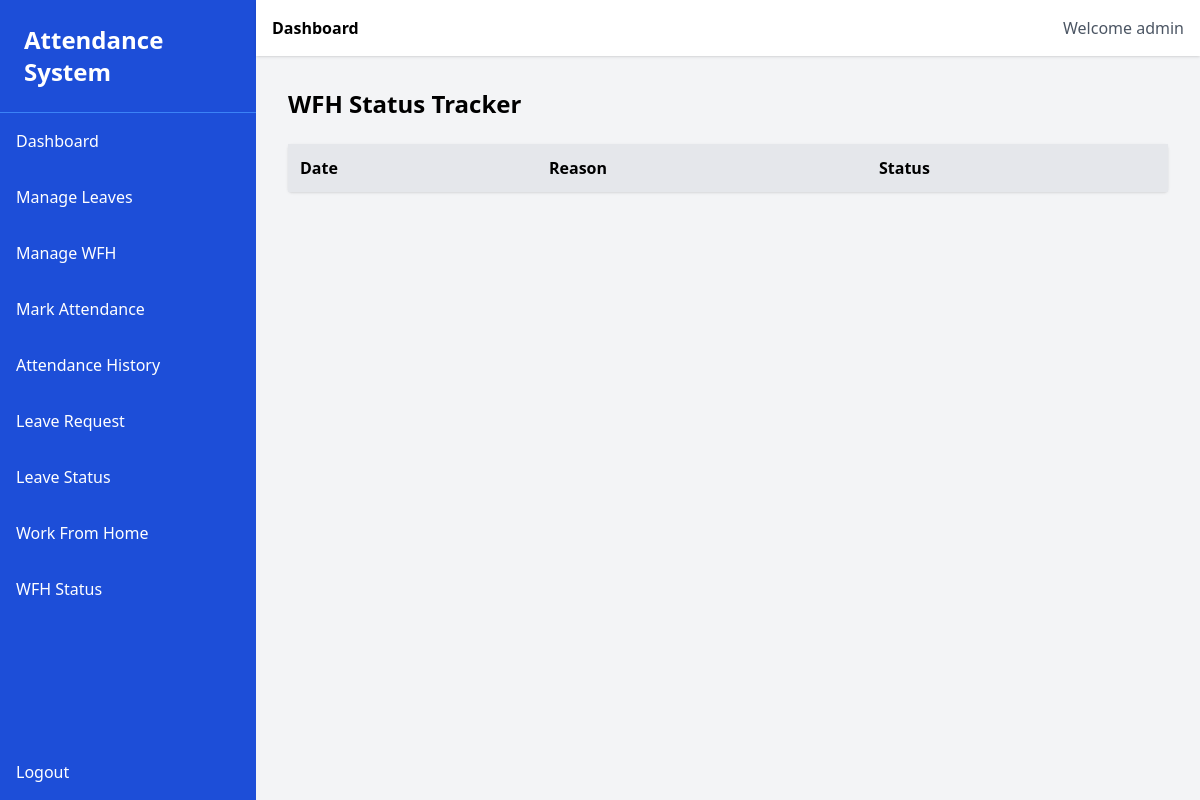
Page /wfh/status/ (signed in) on the earlier database version.
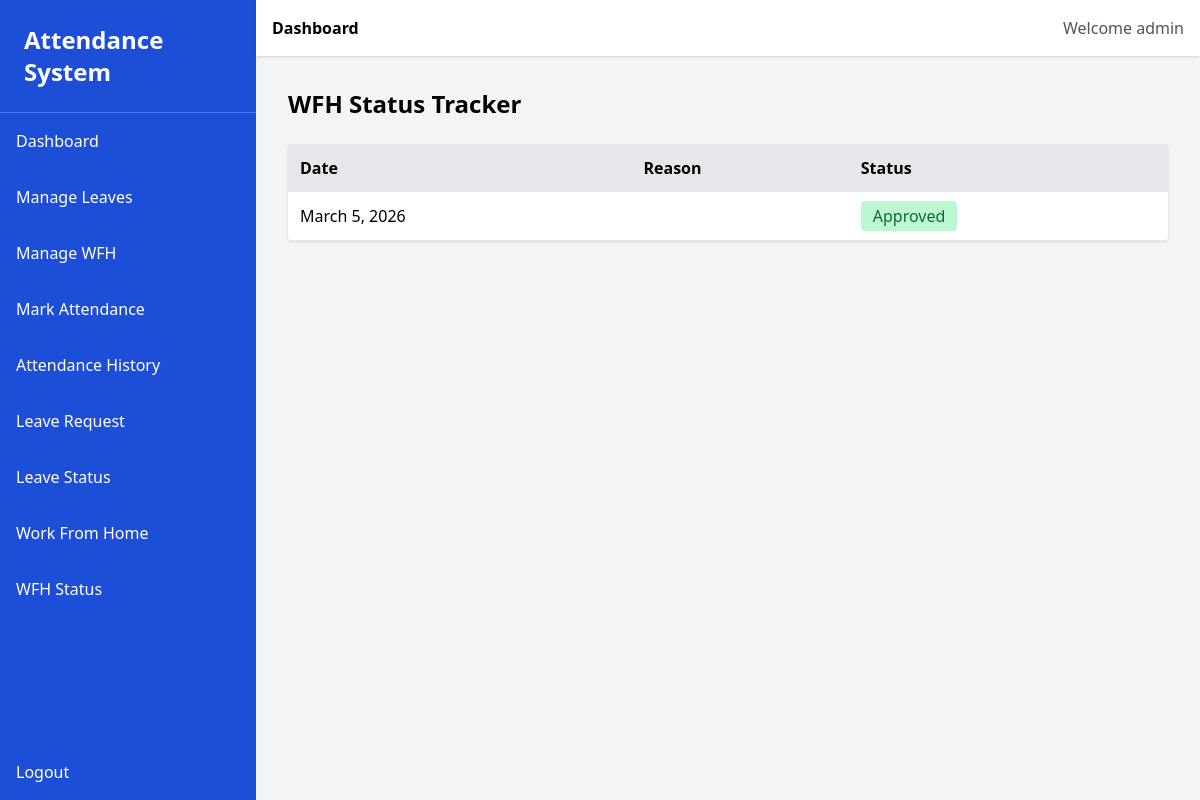
Same page on the later database version.
### wfh/models.py (models this page shows, shortened)
class WorkFromHome(models.Model):
    STATUS = (
        ('Pending','Pending'),
        ('Approved','Approved'),
        ('Rejected','Rejected'),
    )
    user = models.ForeignKey(User, on_delete=models.CASCADE)
    date = models.DateField()
    reason = models.TextField()
    status = models.CharField(max_length=20, choices=STATUS, default='Pending')

### wfh/views.py (the view)
# urls.py: path('status/', views.wfh_status, name='wfh_status'),
@login_required
def wfh_status(request):
    requests = WorkFromHome.objects.filter(
        user=request.user
    ).order_by('-date')
    return render(
        request,
        'wfh_status.html',
        {'requests': requests}
    )

### templates/wfh_status.html
{% extends 'base.html' %}
{% block content %}
<h2 class="text-2xl font-bold mb-6">
WFH Status Tracker
</h2>
<div class="bg-white shadow rounded">
<table class="w-full">
<thead class="bg-gray-200">
<tr>
<th class="p-3 text-left">Date</th>
<th class="p-3 text-left">Reason</th>
<th class="p-3 text-left">Status</th>
</tr>
</thead>
<tbody>
{% for req in requests %}
<tr class="border-b">
<td class="p-3">{{ req.date }}</td>
<td class="p-3">{{ req.reason }}</td>
<td class="p-3">
{% if req.status == "Approved" %}
<span class="bg-green-200 text-green-800 px-3 py-1 rounded">
Approved
</span>
{% elif req.status == "Rejected" %}
<span class="bg-red-200 text-red-800 px-3 py-1 rounded">
Rejected
</span>
{% else %}
<span class="bg-yellow-200 text-yellow-800 px-3 py-1 rounded">
Pending
</span>
{% endif %}
</td>
</tr>
{% endfor %}
</tbody>
</table>
</div>
{% endblock %}

Differences in the rows shown:
added WorkFromHome: date "March 5, 2026", status "Approved"
